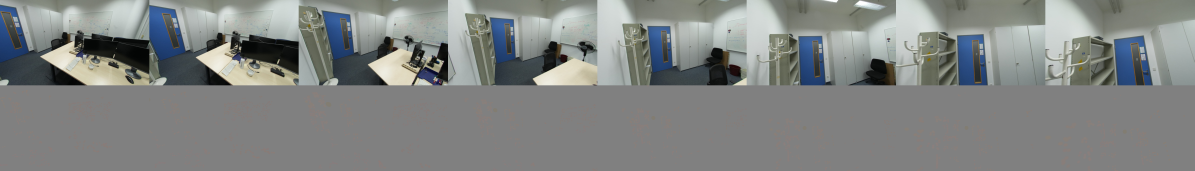
#> input picture geometrygs/EXP/demo/scene_7b6477cb95/spatial_smoke/render_strip.png, 3584 x 512 px (shown at 1/3 size)
$ python draw_architecture.py
#> lines starting #> are read from the running program, lines starting #| are printed output that depends on the picture
"""Publication-style diagram of the implemented full-width GeometryGS architecture.

CPU only. Produces editable SVG, vector PDF and 300-dpi PNG in docs/.
The RGB thumbnail illustrates the scene (GT, not a model output); Gaussian glyphs are schematic.
"""

from pathlib import Path

import matplotlib
matplotlib.use("Agg")
import matplotlib.pyplot as plt
from matplotlib.patches import FancyBboxPatch, FancyArrowPatch, Rectangle, Circle, Ellipse
from matplotlib.path import Path as MplPath
import numpy as np
from PIL import Image


ROOT = Path(__file__).resolve().parents[1]
C = dict(ink="#273342", line="#536071", muted="#637082",
         blue="#E7EFF8", blue_edge="#7B9DBB", green="#E8F3EE", green_edge="#6E9B87",
         amber="#FFF1D7", amber_edge="#B68D46", purple="#F1EBF7", purple_edge="#967BB2",
         anchor="#DF9B41", free="#8B79AE")

plt.rcParams.update({
    "font.family": "DejaVu Sans", "font.size": 16, "text.color": C["ink"],
    "mathtext.fontset": "dejavusans", "pdf.fonttype": 42, "ps.fonttype": 42,
    "svg.fonttype": "none", "savefig.facecolor": "white",
})
fig, ax = plt.subplots(figsize=(19, 8.7))
ax.set(xlim=(0, 21.5), ylim=(0, 9.9), aspect="equal")
ax.axis("off")
fig.subplots_adjust(0.01, 0.015, 0.99, 0.99)


def text(x, y, label, size=16, weight="normal", color=None, ha="center", **kw):
    return ax.text(x, y, label, fontsize=size, fontweight=weight, color=color or C["ink"],
                   ha=ha, va="center", linespacing=1.35, zorder=8, **kw)


def box(x, y, w, h, fill="white", edge=None, dashed=False, radius=.09, lw=1.2):
    patch = FancyBboxPatch((x, y), w, h,
                          boxstyle=f"round,pad=0.02,rounding_size={radius}",
                          facecolor=fill, edgecolor=edge or C["line"], linewidth=lw,
                          linestyle=(0, (4, 3)) if dashed else "-", zorder=2)
    ax.add_patch(patch)
    return patch


def arrow(points, color=None, dashed=False, lw=1.35, head=13):
    path = MplPath(points, [MplPath.MOVETO] + [MplPath.LINETO] * (len(points)-1))
    patch = FancyArrowPatch(path=path, arrowstyle="-|>", mutation_scale=head,
                            linewidth=lw, color=color or C["line"],
                            linestyle=(0, (4, 3)) if dashed else "-", zorder=4,
                            capstyle="round", joinstyle="round")
    ax.add_patch(patch)


def tokens(x, y, cols=6, rows=3, color=None, size=.16, gap=.09):
    for r in range(rows):
        for c in range(cols):
            ax.add_patch(Rectangle((x+c*(size+gap), y+r*(size+gap)), size, size,
                                   facecolor=color or C["blue_edge"], edgecolor="white", lw=.5, zorder=5))


# Figure title and compact legend.
text(.35, 9.45, "GeometryGS", size=29, weight="bold", ha="left")
text(4.15, 9.45, "SfM-anchored spatial Gaussian generation", size=21, ha="left")
text(.36, 8.98, "TokenGS-scale backbone  ·  4,096 scene latents  ·  4,096 GS tokens  ·  1,024-d features",
     size=14, ha="left", color=C["muted"])
for x, label, fill, edge in [(13.35, "Pretrained", C["blue"], C["blue_edge"]),
                             (15.65, "New", C["green"], C["green_edge"]),
                             (17.2, "SfM", C["amber"], C["amber_edge"]),
                             (18.8, "Optional", C["purple"], C["purple_edge"])]:
    box(x, 8.85, .25, .22, fill, edge, radius=.03, lw=.9)
    text(x+.38, 8.96, label, 13, ha="left")

# Input views and camera icon.
text(1.35, 8.45, "Input views", 18, "bold")
thumbnail_path = ROOT / "EXP/demo/scene_7b6477cb95/spatial_smoke/render_strip.png"
image = np.asarray(Image.open(thumbnail_path).convert("RGB"))[:256, :448]
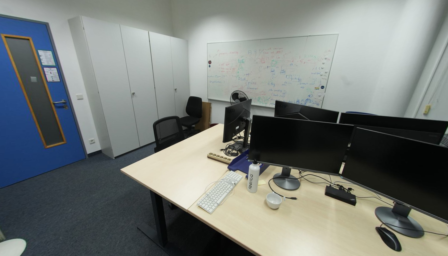
#> image: shape (256, 448, 3); mean R, G, B 117.4, 122.8, 119.5
for dx, dy in ((.25, .25), (.12, .12), (0, 0)):
    ax.imshow(image, extent=(.35+dx, 2.15+dx, 6.97+dy, 8.00+dy), zorder=5+(2 if dx == 0 else 0))
    ax.add_patch(Rectangle((.35+dx, 6.97+dy), 1.8, 1.03, fill=False, edgecolor="white", lw=1.2, zorder=7))
box(.72, 6.25, .57, .36, "#F4F6F8", C["line"], radius=.04)
ax.add_patch(Circle((1.00, 6.43), .10, facecolor="white", edgecolor=C["line"], lw=1.1, zorder=5))
arrow([(1.35, 6.42), (1.72, 6.62)], head=6, lw=.9)
arrow([(1.35, 6.42), (1.72, 6.24)], head=6, lw=.9)
text(1.55, 5.95, "RGB + known cameras\n"+r"$\{I_v,P_v\}$", 12.5)

# Pretrained image -> scene hierarchy.
box(2.82, 5.54, 5.85, 3.20, "#F8FAFD", C["blue_edge"], dashed=True, radius=.12, lw=1.0)
text(5.75, 8.52, "PRETRAINED IMAGE–SCENE PATH", 13, "bold", C["blue_edge"])
box(3.02, 5.85, 2.45, 2.35, C["blue"], C["blue_edge"])
text(4.245, 7.77, "Multi-view\nimage encoder", 16.5, "bold")
text(4.245, 6.97, "RGB + ray embeddings", 12)
for i in range(4):
    box(3.51+i*.36, 6.48+i*.055, .30, .30, "#B4CCE2", C["blue_edge"], radius=.025, lw=.7)
#> this loop made 4 passes
text(4.245, 6.15, "12 layers · multi-scale", 12.5)
box(5.94, 5.85, 2.45, 2.35, C["blue"], C["blue_edge"])
text(7.165, 7.77, "Scene latent\naggregator", 16.5, "bold")
tokens(6.50, 6.62)
#> the loop in tokens, `for r in range(rows):` made 3 passes
text(7.165, 6.20, "12 layers · 4,096 latents", 12)
arrow([(2.45, 7.14), (3.00, 7.14)])
arrow([(5.49, 7.14), (5.92, 7.14)])

# Scene-level SfM residual fusion.
box(9.16, 5.85, 2.40, 2.35, C["green"], C["green_edge"])
text(10.36, 7.77, "SfM scene\nfusion", 18, "bold")
text(10.36, 6.98, "Cross-attn + FFN", 13)
text(10.36, 6.55, "2 residual blocks", 14)
text(10.36, 6.15, "Identity initialization", 13, color=C["muted"])
arrow([(8.41, 7.14), (9.14, 7.14)])
arrow([(11.58, 7.20), (13.58, 7.20)])
text(12.58, 7.57, r"Scene memory $\widetilde{Z}$", 13.5)

# SfM branch.
box(2.84, 3.02, 2.36, 1.60, C["amber"], C["amber_edge"])
text(4.02, 4.22, "Known-pose SfM", 14.5, "bold")
text(4.02, 3.75, "Match · triangulate", 14)
text(4.02, 3.32, "Filter + FPS", 14)
arrow([(1.30, 5.65), (1.30, 3.82), (2.82, 3.82)], C["amber_edge"])
text(1.10, 4.66, "Same\ninput views", 12, color=C["amber_edge"], ha="right")
box(5.77, 3.02, 2.63, 1.60, C["amber"], C["amber_edge"])
text(7.085, 4.23, "SfM memory", 17, "bold")
text(7.085, 3.76, r"$S=\{\mathrm{PE}(a_j),f_j,q_j\}$", 16)
text(7.085, 3.32, "3D · features · quality", 12)
arrow([(5.22, 3.82), (5.75, 3.82)], C["amber_edge"])
arrow([(4.25, 5.82), (4.25, 5.11), (7.09, 5.11), (7.09, 4.64)], C["blue_edge"])
text(6.75, 5.39, "Track-sampled image features", 12.5, color=C["blue_edge"])
arrow([(8.42, 4.20), (8.80, 4.20), (8.80, 6.30), (9.14, 6.30)], C["amber_edge"])

# GS token initialization: explicit fixed/measured and free branches.
box(9.16, 2.95, 3.35, 2.08, "white", C["green_edge"])
text(10.835, 4.68, "GS token initialization", 15.5, "bold")
text(10.835, 4.26, r"Query $\widetilde{Z}$; predict free centers", 12.5)
arrow([(10.36, 5.83), (10.36, 5.05)])
arrow([(8.42, 3.56), (9.14, 3.56)], C["amber_edge"])
for x, color in ((9.95, C["anchor"]), (11.72, C["free"])):
    for dx, dy in ((-.22, -.02), (0, .13), (.22, -.02)):
        ax.add_patch(Circle((x+dx, 3.70+dy), .095, facecolor=color, edgecolor="white", lw=.6, zorder=5))
text(9.96, 3.31, r"$K$ fixed", 12.5, "bold", C["amber_edge"])
text(11.72, 3.31, r"$4096-K$ free", 13, "bold", C["free"])
text(10.83, 2.71, r"$T_i=(h_i,c_i,r_i,t_i)$    ·    $K\leq1024$", 13)

# Spatial decoder block.
box(13.60, 5.85, 3.18, 2.35, C["green"], C["green_edge"])
text(15.19, 7.91, "Spatial GS decoder", 16.5, "bold")
text(15.19, 7.52, "4 layers · 1024-d", 13.5)
for y, label in [(6.94, r"Cross-attention to $\widetilde{Z}$"),
                 (6.48, "Self-attn + relative 3D bias"),
                 (6.02, "FFN + free-center update")]:
    box(13.79, y-.14, 2.80, .34, "#FFFFFF", "#AAC7B8", radius=.035, lw=.75)
    text(15.19, y+.02, label, 12.5)
#> this loop made 3 passes
#> (y, label) on passes 1 to 3: (6.94, 'Cross-attention to $\\widetilde{Z}$'), (6.48, 'Self-attn + relative 3D bias'), (6.02, 'FFN + free-center update')
arrow([(12.53, 4.00), (15.19, 4.00), (15.19, 4.91)])
text(13.77, 4.30, "Spatial GS states", 13)
box(13.79, 4.93, 2.80, .47, "#FFFFFF", C["green_edge"], radius=.035, lw=.85)
text(15.19, 5.165, "3D PE · radius · type", 13, color=C["green_edge"])
arrow([(15.19, 5.42), (15.19, 5.83)])

# Locally bounded Gaussian generation.
box(17.38, 5.85, 3.25, 2.35, C["green"], C["green_edge"])
text(19.005, 7.91, "Local Gaussian head", 16.5, "bold")
text(19.005, 7.51, "Child MLP · bounded scales", 12.5)
text(19.005, 7.11, r"$\mu_{ik}=c_i+r_i\,\mathrm{Ball}(\delta_{ik})$", 15)
rng = np.random.default_rng(7)
for cx, color in [(18.16, C["anchor"]), (19.80, C["free"])]:
    ax.add_patch(Ellipse((cx, 6.49), .95, .58, facecolor="none", edgecolor=color,
                         linestyle=(0, (3, 3)), lw=.9, zorder=5))
    for _ in range(9):
        x, y = rng.normal(0, [.20, .09])
        ax.add_patch(Ellipse((cx+x, 6.49+y), .27, .09, angle=rng.uniform(-30, 30),
                            facecolor=color, edgecolor=color, alpha=.38, lw=.6, zorder=6))
text(19.005, 6.00, "64 Gaussians / token", 13)
arrow([(16.80, 7.20), (17.36, 7.20)])
box(17.38, 3.10, 3.25, 1.38, "#F5F7F9", "#9BA7B5")
text(19.005, 4.12, "Gaussian rasterizer", 17, "bold")
text(19.005, 3.61, r"RGB $\hat I$ + depth $\hat D$", 14)
arrow([(19.005, 5.83), (19.005, 4.50)])
text(19.65, 5.13, r"$\mathcal{G}$", 18)

# Explicit training-only lane; no privileged information feeds the inference graph.
box(.38, .45, 20.25, 1.80, "#FCFCFD", "#ADB4BF", dashed=True, radius=.10, lw=1)
text(.64, 2.02, "TRAINING ONLY", 12.5, "bold", C["muted"], ha="left")
box(.65, .85, 3.65, .89, "#F0F2F5", "#ADB4BF")
text(2.475, 1.48, "RGB + laser depth / normals", 13.5, "bold")
text(2.475, 1.10, "Privileged supervision", 13, color=C["muted"])
box(5.02, .85, 5.35, .89, "#F0F2F5", "#ADB4BF")
text(7.695, 1.48, "Rendering losses", 15, "bold")
text(7.695, 1.10, "RGB + SSIM + depth + visibility", 13)
arrow([(4.32, 1.30), (5.00, 1.30)], dashed=True)
arrow([(19.005, 3.08), (19.005, 2.40), (7.70, 2.40), (7.70, 1.76)], dashed=True)
box(12.15, .85, 8.12, .89, C["purple"], C["purple_edge"], dashed=True)
text(16.21, 1.48, "Optional soft chain  ·  off by default", 15, "bold", C["purple_edge"])
text(16.21, 1.10, r"Same-surface links:  $\rho\!\left(n_{ij}^{\top}(p_i-p_j)\right)$  ·  preserve tangential spacing", 12.5)
arrow([(4.32, 1.13), (4.66, 1.13), (4.66, .65), (11.72, .65), (11.72, 1.30), (12.13, 1.30)],
      C["purple_edge"], dashed=True, lw=1.1)
arrow([(20.65, 6.45), (21.02, 6.45), (21.02, 1.30), (20.29, 1.30)],
      C["purple_edge"], dashed=True, lw=1.15)
text(10.8, .12, "Solid arrows: inference data flow     Dashed arrows: training supervision     Gaussian glyphs: schematic",
     12, color=C["muted"])

destination = ROOT / "docs" / "geometrygs_architecture"
for extension in ("svg", "pdf", "png"):
    fig.savefig(destination.with_suffix("."+extension), dpi=300)
    print(destination.with_suffix("."+extension))
#> this loop made 3 passes
#> pass 1, `fig.savefig(destination.with_suffix("."+extension), dpi=300)`:
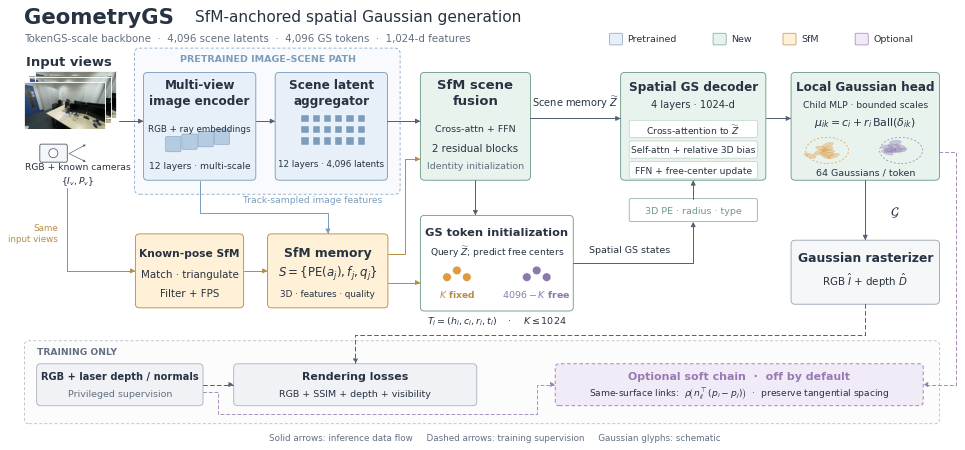
#> figure drawn by matplotlib, 1 panel
plt.close(fig)
